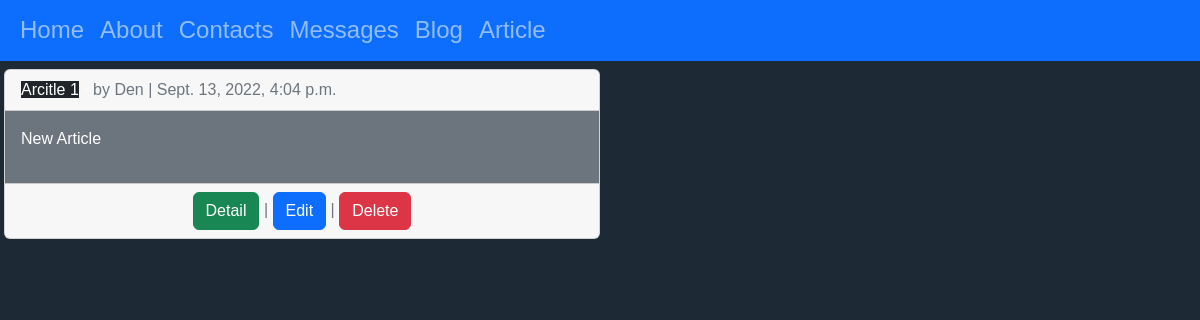
The page /articles/ on the database as committed earlier.
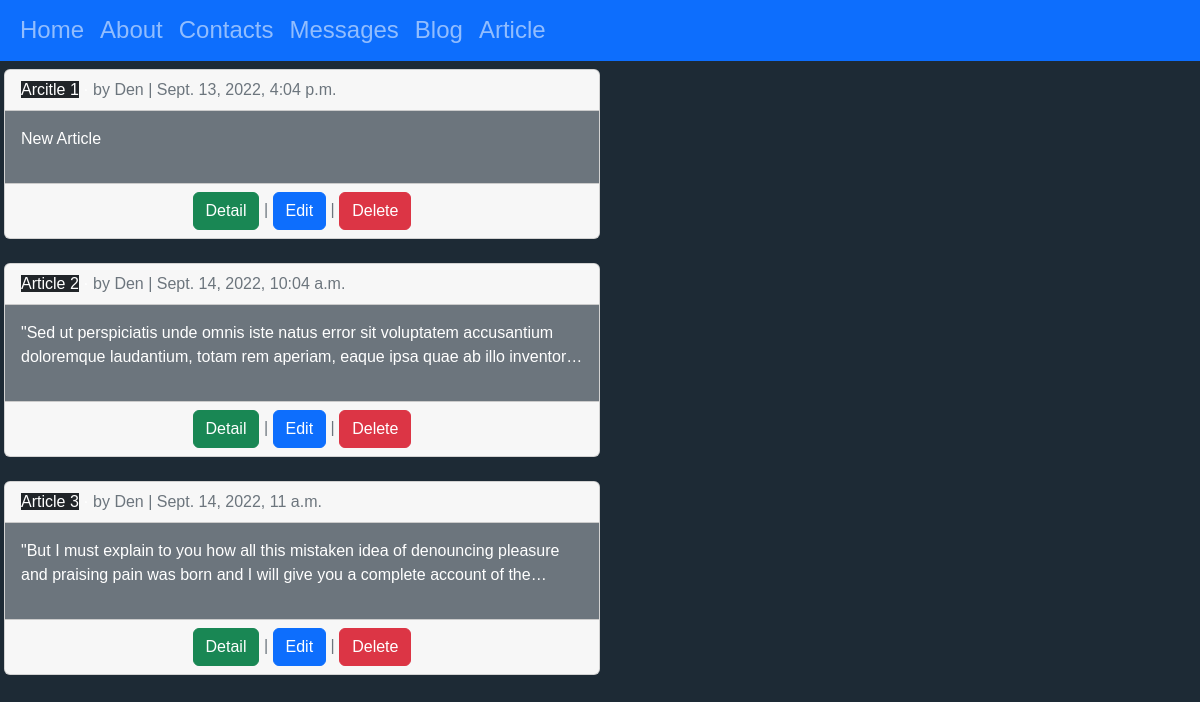
The same page on the database as committed later.
### articles/models.py (models this page shows, shortened)
class Article(models.Model):
    title = models.CharField(max_length=255)
    body = models.TextField()
    date = models.DateTimeField(auto_now_add=True)
    author = models.ForeignKey("auth.User", on_delete=models.CASCADE)

### articles/views.py (the view)
# urls.py: path("", ArticleListView.as_view(), name="article_list"),
class ArticleListView(ListView):
    model = Article
    template_name = "article_list.html"

### templates/article_list.html (shortened to what this page needs)
{% extends "base.html" %}
{% block content %}
{% for article in article_list %}
<div class="card">
    <div class="card-header">
        <span class="font-weight-bold bg-dark">{{ article.title }}</span> &middot;
        <span class="text-muted">by {{ article.author }} |
            {{ article.date }}</span>
    </div>
    <div class="card-body bg-secondary post-entry">
        <p>{{ article.body }}</p>
    </div>
    <div class="card-footer text-center text-muted">
        <a class = "btn btn-success" href="{% url 'article_detail' article.pk %}">Detail</a> | <a class = "btn btn-primary" href="#">Edit</a> |
        <a class = "btn btn-danger" href="#">Delete</a>
    </div>
</div>
<br />
{% endfor %}
{% endblock content %}

### templates/base.html (shortened to what this page needs)
{% load static %}
<!DOCTYPE html>
<html lang="en">
<head>
    <link rel="stylesheet" href="https://cdn.jsdelivr.net/npm/bootstrap@5.2.0/dist/css/bootstrap.min.css">
    <link rel="stylesheet" href="https://cdn.jsdelivr.net/npm/bootstrap-icons@1.9.1/font/bootstrap-icons.css">
    <link rel="stylesheet" href="{% static 'css/base.css' %}">
</head>
<body>
    <div>
        <nav class="navbar navbar-expand-xl bg-primary navbar-dark h4">
            <div class="container-fluid">
                <ul class="navbar-nav">
                    <li class="nav-item">
                        <a class="nav-link" href="{% url 'home' %}">Home</a>
                    </li>
                    <li class="nav-item">
                        <a class="nav-link" href="{% url 'about' %}">About</a>
                    </li>
                    <li class="nav-item">
                        <a class="nav-link" href="{% url 'contacts' %}">Contacts</a>
                    </li>
                    <li class="nav-item">
                        <a class="nav-link" href="{% url 'message' %}">Messages</a>
                    </li>
                    <li class="nav-item">
                        <a class="nav-link" href="{% url 'blog' %}">Blog</a>
                    </li>
                    <li class="nav-item">
                        <a class="nav-link" href="{% url 'article_list' %}">Article</a>
                    </li>
                </ul>
            </div>
        </nav>
    </div>
    <div class="m-1">
        {% block content %}
        {% endblock content %}
    </div>
</body>

### static/css/base.css (style rules this page uses)
body { background-color: #1d2a35; font-family: Verdana, Geneva, Tahoma, sans-serif; color: white; }
.post-entry { max-width: 1000px; }
.post-entry p { -webkit-line-clamp: 2; display: -webkit-box; -webkit-box-orient: vertical; overflow: hidden; }
.card { width: 50%; }

Rows that differ between the two databases and show on the page:
added Article: title "Article 2", author "Den", date "Sept. 14, 2022, 10:04 a.m.", body "\"Sed ut perspiciatis unde omnis iste natus error sit voluptatem accusantium doloremque laudantium, totam rem aperiam, eaque ipsa quae ab illo…"
added Article: title "Article 3", author "Den", date "Sept. 14, 2022, 11 a.m.", body "\"But I must explain to you how all this mistaken idea of denouncing pleasure and praising pain was born and I will give you a complete account of…"
